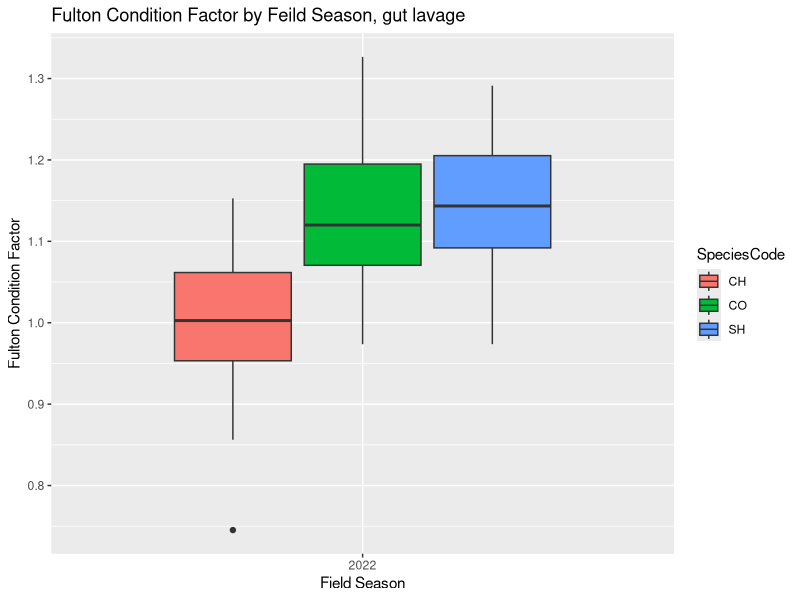
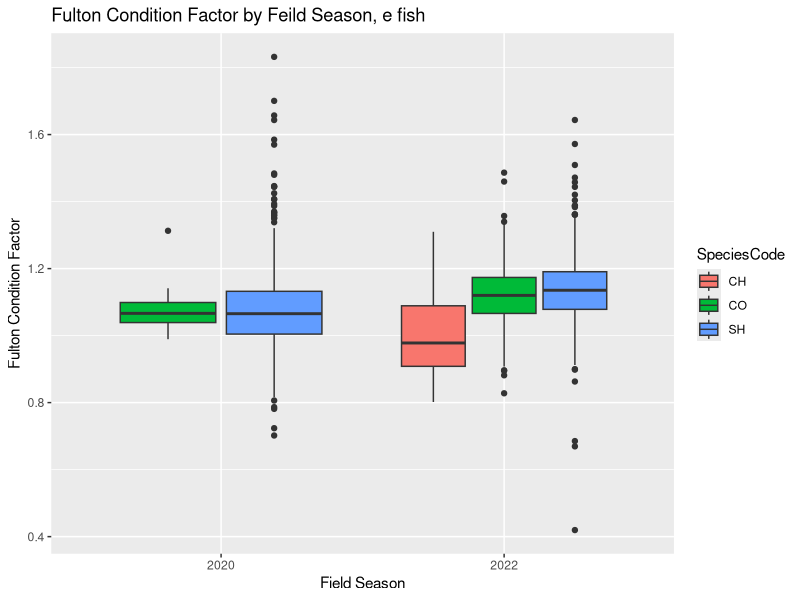

Generate these figures, in order, with R:
# last updated: 6/23/26
# Results: 2022 sig higher FCFs with SH being sig higher than CO 
# Notes: Does it make sense to only include YoY in this analysis ? i think so 

# Libraries ---------------------------------------------------------------

library(tidyverse)
library(readxl)
library(vegan)
library(ggrepel)
library(dplyr)
library(lme4)
library(car)

# Calling files -----------------------------------------------------------

diet_data_original <- read_csv("Data/Created_Data/Diet_Data_Original.csv")
fish_measurement <- read.csv("Data/Created_Data/Fish_Measurement.csv")

diet_data_original_traits <- read_csv("Data/Created_Data/Diet_Taxa_Original_Traits.csv")

# Modifying data sets -----------------------------------------------------

#only include YoY in FCF analysis  

diet_data_year_filtered <- diet_data_original %>%
  filter(LifeStage == "YoY")

fish_measurement_year_filtered <- fish_measurement %>%
  filter(LifeStage == "YoY")

#exclude CH for statistics 

diet_data_sans_CH <- subset(diet_data_year_filtered, SpeciesCode %in% c("CO", "SH"))

fish_measurement_sans_CH <- subset(fish_measurement_year_filtered, SpeciesCode %in% c("CO", "SH"))

# Plotting FCF for each salmon species between Field Season ---------------

#gut lavage data set 

ggplot(data= diet_data_year_filtered, 
       aes(x= as.factor(FieldSeason), y= FultonConditionFactor, fill= SpeciesCode)) + 
  geom_boxplot() +
  labs(title= "Fulton Condition Factor by Feild Season, gut lavage", 
       x= "Field Season",
       y= "Fulton Condition Factor")

# seining/ e fishing data set 

ggplot(fish_measurement_year_filtered, 
       aes(x= as.factor(FieldSeason), y= FultonConditionFactor, fill= SpeciesCode)) + 
  geom_boxplot() +
  labs(title= "Fulton Condition Factor by Feild Season, e fish",
       x= "Field Season",
       y= "Fulton Condition Factor")

# Significance testing ----------------------------------------------------

# glm for CH presence effect on FCF s, using only sub-yearlings and e fish data set (bigger)

summary(FCF_glm <- glm(FultonConditionFactor~ FieldSeason + SpeciesCode, 
               data = fish_measurement_sans_CH))

anova(FCF_glm)

#comparing to gut lavage data set 

summary(FCF_glm_diet <- glm(FultonConditionFactor ~ FieldSeason + SpeciesCode, 
                       data = diet_data_sans_CH))

anova(FCF_glm_diet)
